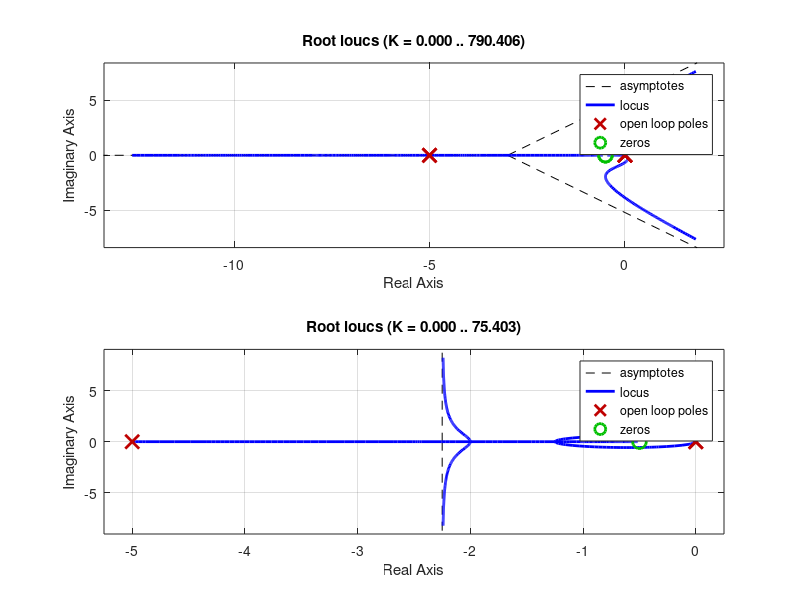
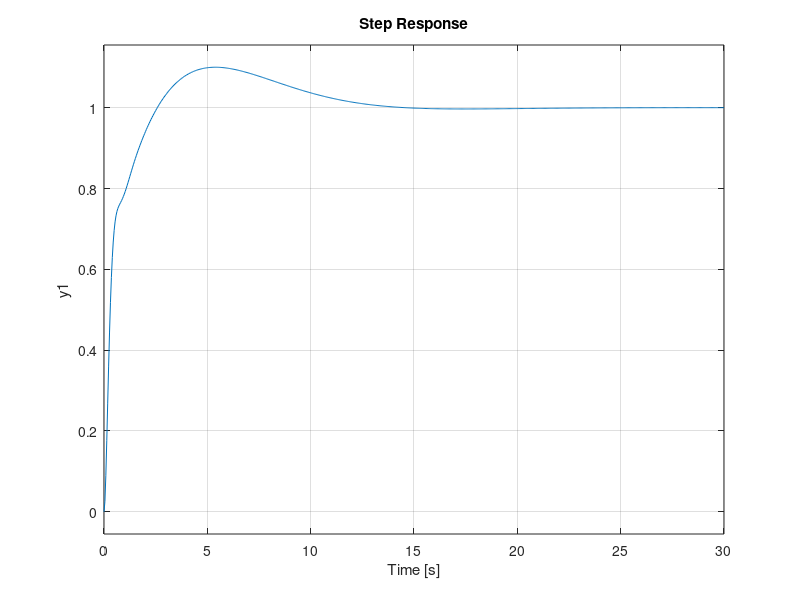

MATLAB code to generate these figures, in order:
%% System Definition
close all
s = tf('s');

Gol1 = 1/s^3;
Gol2 = 1/s^2;

K1 = (s + 5e-1)^2/(s + 5e0)^2;
K2 = (s + 5e-1)^1/(s + 5e0)^1;

figure(1)
subplot(2,1,1)
rlocus(K1*Gol1)
subplot(2,1,2)
rlocus(K2*Gol2)

K1 = 3e1*K1;
K2 = 9e1*K2;

Gcl1 = feedback(K1*Gol1, 1);
Gcl2 = feedback(K1*Gol2, 1);

figure(2)
subplot(2,1,1)
step(Gcl1)
subplot(2,1,2)
step(Gcl2)

K1 = K1*eye(6);
K2 = K2*eye(4);
save('K', 'K1', 'K2');
